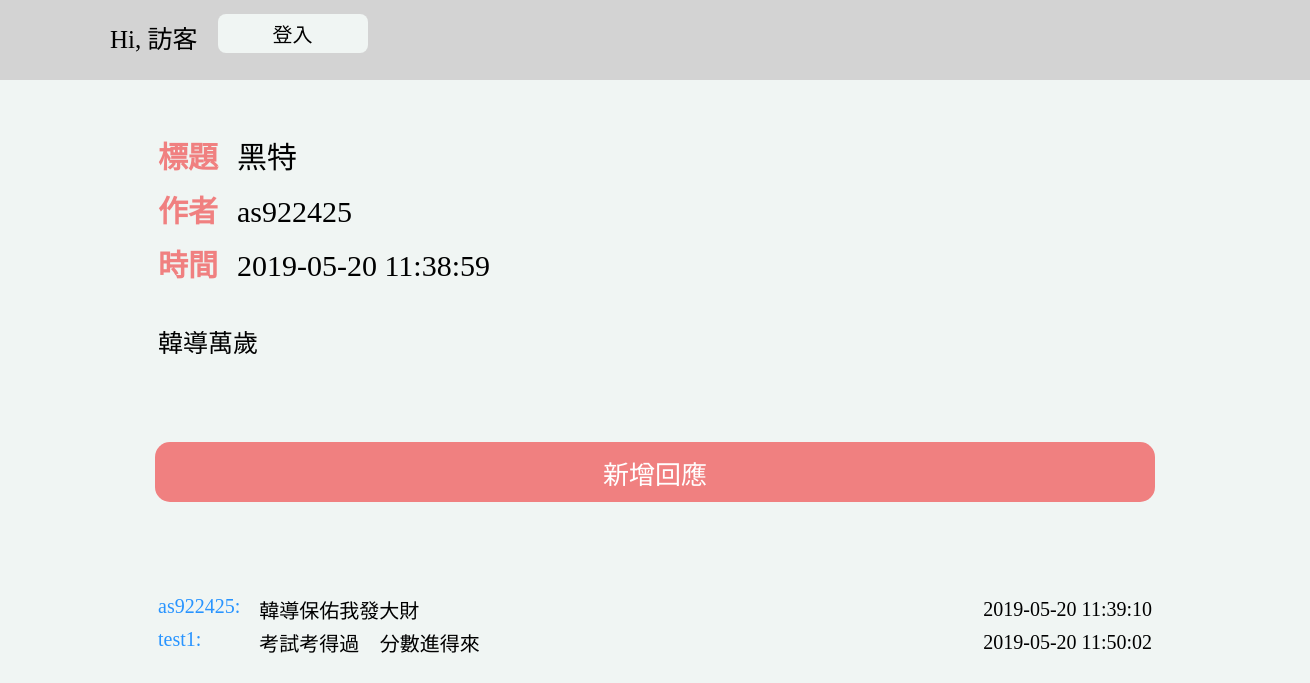
The app's page /viewBoard.php?id=3&articleid=10 with its own data.
### tables this page shows
CREATE TABLE `dz_board` (
  `id` int(11) NOT NULL,
  `board_id` int(11) NOT NULL,
  `account` varchar(32) NOT NULL,
  `time` timestamp NOT NULL DEFAULT CURRENT_TIMESTAMP,
  `title` varchar(64) NOT NULL,
  `content` varchar(1024) NOT NULL,
  `ip` varchar(40) NOT NULL
);

CREATE TABLE `dz_thread` (
  `id` int(11) NOT NULL,
  `board_id` int(11) NOT NULL,
  `article_id` int(11) NOT NULL,
  `time` timestamp NOT NULL DEFAULT CURRENT_TIMESTAMP,
  `account` varchar(32) NOT NULL,
  `content` varchar(1024) NOT NULL,
  `ip` varchar(64) NOT NULL
);

### viewBoard.php (the view, shortened to what this page needs)
<?php
include("pdoInc.php");
?>
<!DOCTYPE html>
<html>
<head>
</head>
<body>
<div class="header">
	<form action="viewBoard.php?id=<?php echo (int)$_GET['id'];?>&articleid=<?php echo(int)$_GET['articleid'];?>" method="post" class='greet'>
		<?php
		if (!isset($_SESSION['account'])) {
			echo "<span>Hi, 訪客</span>";
			echo "<button name=\"login\" class='btn'>登入</button> ";
		}
		else {
			echo "<span>Hi, ".$_SESSION['account']." (".$_SESSION['nickname'].")</span>";
			echo "<button name=\"logout\" class='btn'>登出</button> ";
			echo "<button name=\"backToBoard\" class='btn'>回到首頁</button>";
		}
		?>
	</form>
</div>
<div class="viewBoard">
	<table>
		<?php
		if (isset($_GET['id'])&&isset($_GET['articleid'])) {
			$sth=$dbh->prepare('SELECT account,time,title,content from dz_board where board_id=? and id=?');
			$sth->execute(array((int)$_GET['id'],(int)$_GET['articleid']));
			if($sth->rowCount()>0){
				while($row = $sth->fetch(PDO::FETCH_ASSOC)){
					$nn = htmlspecialchars($row['account']);
					$tt = htmlspecialchars($row['title']);
			   		$msg = htmlspecialchars($row['content']);
			    	$msg = str_replace("\n", "<br/>", $msg);
					echo "<tr class='title'>
					<td class='titleLabel' colspan='1'>標題&nbsp&nbsp</td>
					<td >".$tt."</td>
					</tr>";
					echo "<tr class='title'>
					<td class='titleLabel'>作者</td><td>".$nn."</td>
					</tr>";
					echo "<tr class='title'>
					<td class='titleLabel'>時間</td><td>".$row['time']."</td>
					</tr>";
					echo "<tr class='content'>
					<td  colspan='200'><br/>".$msg."</td>
					</tr>";
				}
			}
		}
		?>
	</table>
<div class="response">
	<form action="newmsg.php?id=<?php echo (int)$_GET['id'];?>&articleid=<?php echo(int)$_GET['articleid'];?>" method="post">
		<button class='newmsg'name='newmsg'>新增回應</button>
	</form>
</div>
<div  class="message">
	<table>
<?php
	if (isset($_GET['id'])&&isset($_GET['articleid'])) {
		$sth = $dbh->prepare('SELECT * from dz_thread where board_id=? and article_id=? ORDER BY id');
		$sth->execute(array((int)$_GET['id'],(int)$_GET['articleid']));
			while($row = $sth->fetch(PDO::FETCH_ASSOC)){
       			$nn = htmlspecialchars($row['account']);
			    $msg = htmlspecialchars($row['content']);
		        echo '<td class=\'id\'>'.
		        $nn.':</td><td class=\'msg\'>'.$msg.
				'</td>
				<td class=\'time\'>'.$row['time'].'</td>
		        </tr>';
		    }
	}
?>
	</table>
</div>
</div>
</body>
</html>

### viewBoard.php (style rules this page uses)
body { background-color: rgb(240,245,243); font-size: 25px; }
.header { background-color: lightgrey; position: absolute; top: 0px; left: 0px; width: 100%; height: 80px; }
.greet { position: relative; line-height: 80px; left: 100px; }
span { margin: 0 10px; }
.btn { font-size: 20px; width: 150px; margin: 0 10px; vertical-align: text-bottom; border: none; border-radius: .5rem; padding: 5px 3px; background-color: rgb(240,245,243); }
.viewBoard { width: 1000px; margin:130px auto 10px auto; }
table { margin-bottom: 30px; }
.title { font-size: 30px; line-height: 50px; }
.titleLabel { font-weight:700; color: lightcoral; }
.response { position: relative; height: 150px; margin-top: 80px; }
.newmsg { position: absolute; left: 50%; margin-left: -500px; width: 1000px; height: 60px; border-radius: 15px; font-size: 26px; background-color: lightcoral; color: white; border: none; }
.message { font-size: 20px; }
.id { width: 10%; font-weight: 500; color: #2894ff; vertical-align: top; }
.message>table { width: 100%; }
.time { width: 22%; text-align: right; }

### records on screen
dz_board: title "黑特", account "as922425", time "2019-05-20 11:38:59", content "韓導萬歲"
dz_thread: account "as922425", content "韓導保佑我發大財", time "2019-05-20 11:39:10"
dz_thread: account "test1", content "考試考得過 \b分數進得來", time "2019-05-20 11:50:02"
